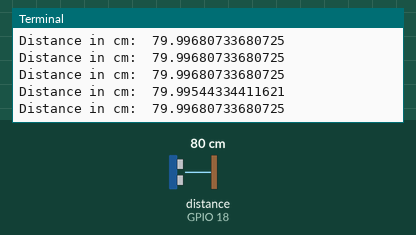
This program was run on a simulated Raspberry Pi (BCM pin numbers). Shown: the last lines printed to the terminal. The inputs (shaded band) are chosen by the test bench; at power-on: distance to the obstacle (sensor on GPIO 18) 80 cm. The echo pulse lasts 58.3 µs per cm; the clock reads 2024-03-15 10:24:30 at power-on unless the program sets it.

Above: at 1.2 s.
1.3 s: distance to the obstacle (sensor on GPIO 18) set to 2 cm
At 1.32 s:
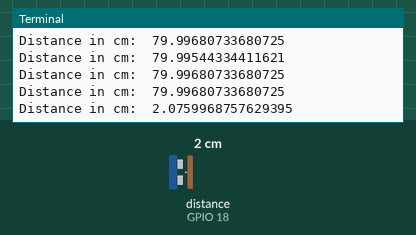
2.8 s: distance to the obstacle (sensor on GPIO 18) set to 4 cm
At 2.89 s:
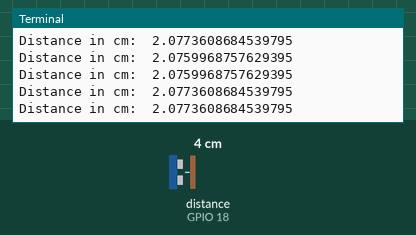
Timing chart, 0 to 5.8 s (numbered marks = the images above; inputs shaded):
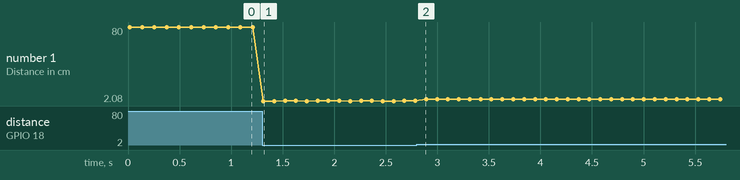

Measured:
- after the input at 1.3 s, the terminal: prints a new line at once (image 1)
- plotted number 1: 80 → 2.08 after the input at 1.3 s, 2.08 → 3.97 after the input at 2.8 s

The program:

distance_measure.py
```python
# measuring distance

import RPi.GPIO as GPIO
import time
import numpy as np

#set GPIO modes
GPIO.setmode(GPIO.BCM)
GPIO.setwarnings(False)

# define GPIO pins to use

pinTrigger = 17
pinEcho = 18

print('Ultrasonic measurement')

#set up Pins
GPIO.setup(pinTrigger, GPIO.OUT)
GPIO.setup(pinEcho, GPIO.IN)

def measure():
    #  Average over 5 readings to reduce noise
    dist = []
    for i in range(3):
        #set trigger to False
        GPIO.output(pinTrigger, False)
        time.sleep(0.001)

        # send out a pulse at a freq of 10 micro hertz
        GPIO.output(pinTrigger, True)
        time.sleep(0.00001)
        GPIO.output(pinTrigger, False)

        # start the timer
        StartTime = time.time()

        # start time is reset until the Echo Pin is taken high
        while GPIO.input(pinEcho) == 0:
            StartTime = time.time()

        # stop when echo pin is no longer high - end time
        while GPIO.input(pinEcho) == 1:
            StopTime = time.time()
            interval = StopTime - StartTime
            #print('Interval: ', interval)
            if interval >= 0.02:
                #print('Either you are too close or too far to me to see.')
                StopTime = StartTime
                break
        # calculate pulse length
        ElapsedTime = StopTime - StartTime

        # Distance travelled by the pulse in that time in cm
        Distance = (ElapsedTime * 34326)/2.0
        dist.append(Distance)
    return np.mean(dist)


if __name__ == '__main__':
	try:
		while True:
			dist = measure()
			print('Distance in cm: ', dist)
			time.sleep(0.1)
	except KeyboardInterrupt:
		GPIO.cleanup()
```
